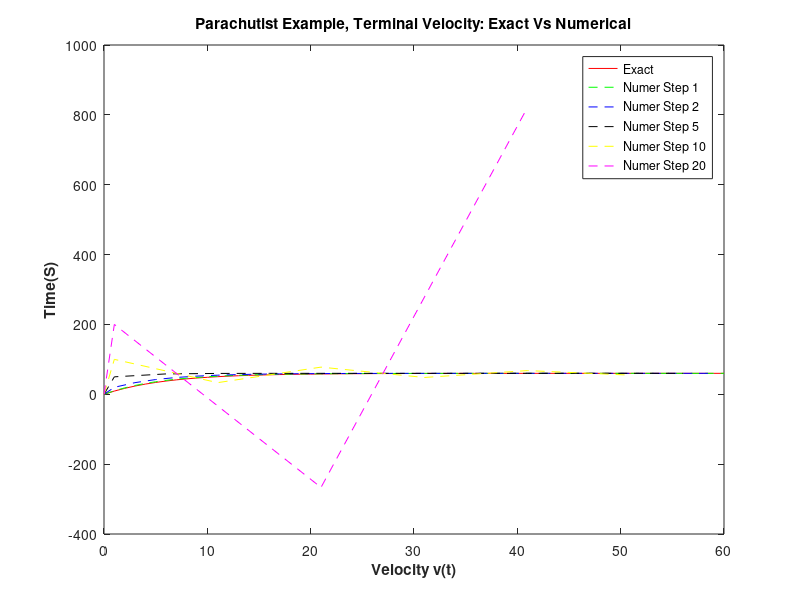
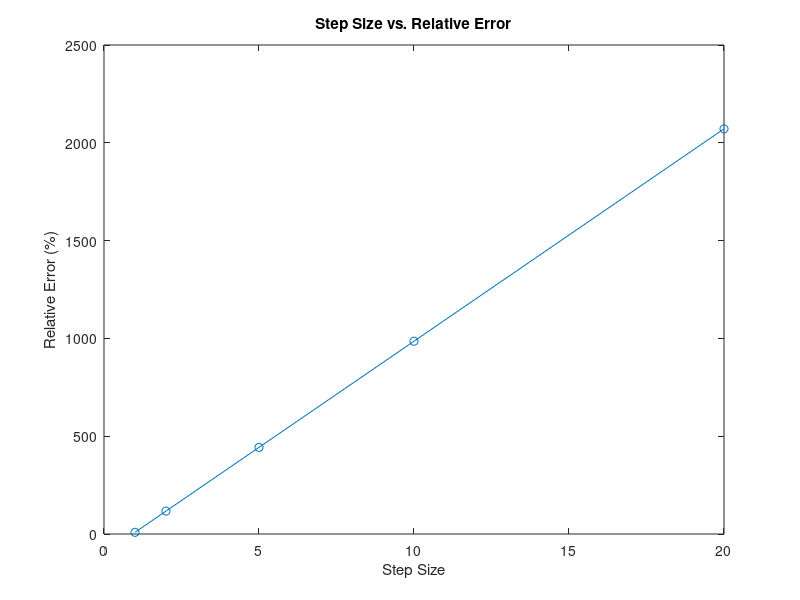

Reproduce these figures in MATLAB, in order.
% Script: Numerical Approximations
%
% This script runs 5 different numerical approximations of step size
% 1,2,5,10, and 20 of the differential equation modeling the velocity of a
% parachutist.  Each numerical approximation is given an error percentage,
% which is the approximation's greatest deviation from the actual value.
%
%
% Outputs:
% Plot of actual vs numerical approximations of the air resistance problem
% Plots the max percentage error of the numerical approximations
%
% Author: Daniel Foreman
% Section: ME 2016 - C
% Assignment: 2 
% Date: 1/25/2017

function gatech903208824_hw2

FDD_parachutist; %run the FDD subfunction
end





% This function plots analytical and numerical solutions to the air
% resistence problem as well as the maximum error of each of the numerical
% solutions
%
% Inputs:
% N/a
%
% Outputs:
% 1 plot of the numerical solutions plus the analytical solution
% 1 plot of the maximum error of the numerical approximations
%
% Author: Daniel Foreman
% Section: ME 2016 - C
% Assignment: 2 
% Date: 1/25/2017

function FDD_parachutist
close all;
%% define constants
c = 12.5;% [kg/s]
m=75;% [kg] 75
g=10; %m/s^2]
t0 = 0; %[s]
tend = 60; %[s]
step=1; % dt in [s]
h=[1,2,5,10,20]; %step size for numerical solution
color=['g','b','k','y','m']; %color of the plotted lines
%% analytical solution
t=t0:tend; %generate time values to run through the functions
u=g*m/c*(1-exp(-(c/m)*t));%generate analytical solution values

%plot analytical solution
figure
plot(t, u, 'r')
ylabel('Time(S)','FontWeight','bold')
xlabel('Velocity v(t)','FontWeight','bold')
hold on


%% numerical solution
for i=1:length(h)
%use the FDD function to numerically approximate the values of the velocity
%using different step sizes
[velocity]=fdd(step,tend,g,c,m,h(i));

%plot numerical solution with different colors
plot(velocity(:,1), velocity(:,2),['--',color(i)])


%Calculate the error of each of the series' final values
errors(i)=calculateError(velocity, [t',u'])


end

%add plot title and legend to the numerical vs analytical graph
title('Parachutist Example, Terminal Velocity: Exact Vs Numerical','FontWeight','bold')
legend(['Exact        ';'Numer Step 1 ';'Numer Step 2 ';'Numer Step 5 ';'Numer Step 10';'Numer Step 20'])
   
%start making the relative error vs step size graph
figure
plot(h,errors,'-o');
title('Step Size vs. Relative Error');
xlabel('Step Size');
ylabel('Relative Error (%)');


end

% This function calculates the velocity via a recursive numerical method
%
% Inputs:
% 1-unused
% 2-the final time point
% 3-gravitational constant
% 4-air resistance constant
% 5-object mass
% 6-step size
%
% Outputs:
% The velocities at each time point in a numerical estimation of the
% velocity of a falling parachutist
%
% Author: Daniel Foreman
% Section: ME 2016 - C
% Assignment: 2 
% Date: 1/25/2017

function [velocity]=fdd(step,tend,g,c,m,h)
        % finite divided difference approximation
        
        velocity=[0,0];
        v=0;
        for i=1:h:tend%start for loop from 1
            v=v+(g-c/m*v)*h;
            velocity=[velocity;[i,v]];
        end
end



% This function calculates the maximum error of a single numerical series
% relative to a known true analytical value
%
% Inputs:
% 1-the velocities and associated times of the numerical solutions
% 2-the velocities and associated times of the analytical solution
%
% Outputs:
% The maximum error of the numerical solution.
%
% Author: Daniel Foreman
% Section: ME 2016 - C
% Assignment: 2 
% Date: 1/25/2017
function [error]=calculateError(velocity, trueval)
%velocity and trueval are arranged like: [time, velocity;...]
[r,~]=size(velocity);
error=[];
%find error values for each numerical value (the number of steps must be a
%multiple of the total number of data points used in the analytical
%approximation)
for i=1:r
error(i)=abs(trueval(trueval(:,1)==velocity(i,1),2)-velocity(i,2))./trueval(trueval(:,1)==velocity(i,1),2);
end
%generate the error in percentages
error=max(error)*100;
end